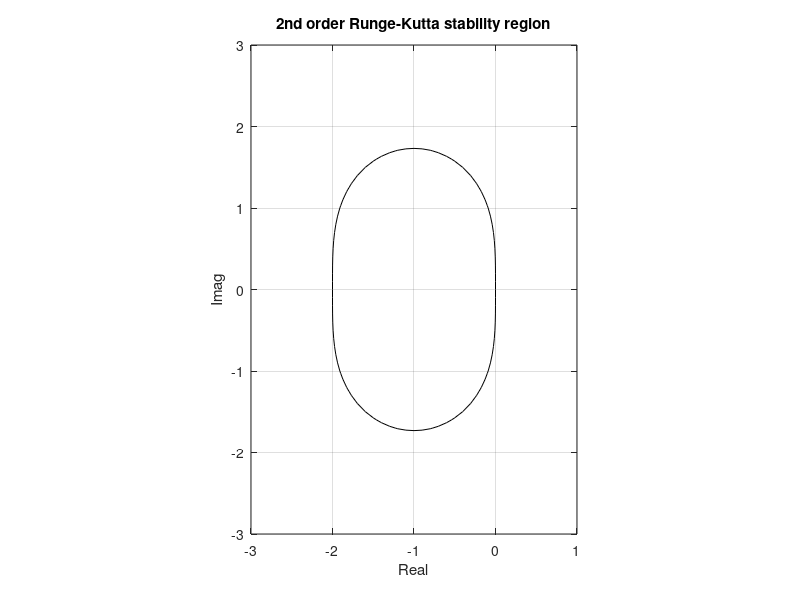
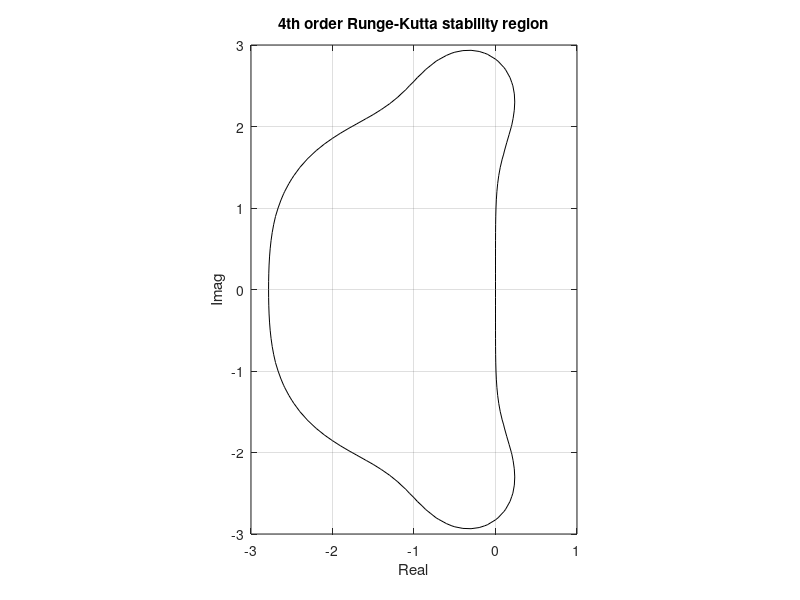

The MATLAB script that drew these images, in order:

figure(1)
[x,y]=meshgrid(-3:.1:1,-3:.1:3);
z=x+i*y;
f1=abs(1+z+z.^2/2)-1;
contour(x,y,f1,[0,0],'k')
title('2nd order Runge-Kutta stability region')
xlabel('Real');ylabel('Imag')
axis equal,grid on


figure(2)
[x,y]=meshgrid(-3:.1:1,-3:.1:3);
z=x+i*y;
f2=abs(1+z+z.^2/2+z.^3/6+z.^4/24)-1;
f1=abs(1+z+z.^2/2)-1;
contour(x,y,f2,[0,0],'k')
title('4th order Runge-Kutta stability region')
xlabel('Real');ylabel('Imag')
axis equal,grid on
